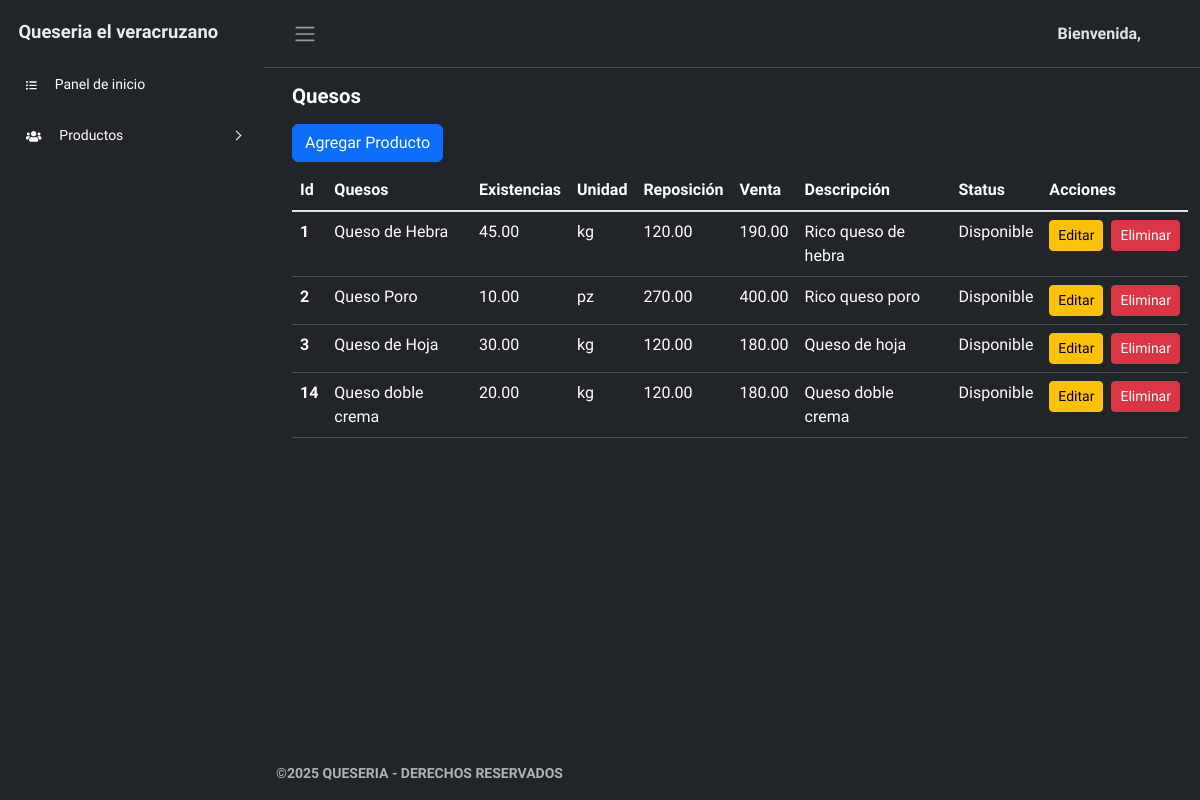
Screenshot of /productos/quesos.php with the database file from the repository.
### tables this page shows
CREATE TABLE `quesos` (
  `id` int(11) NOT NULL,
  `tipo_producto` varchar(255) NOT NULL,
  `existencia` decimal(10,2) NOT NULL DEFAULT 0.00,
  `unidad` enum('pz','kg') NOT NULL,
  `reposicion` decimal(10,2) NOT NULL,
  `venta` decimal(10,2) NOT NULL,
  `descripcion` text DEFAULT NULL,
  `status` enum('Disponible','Agotado') GENERATED ALWAYS AS (case when `existencia` > 0 then 'Disponible' else 'Agotado' end) STORED
);

### productos/quesos.php (the view, shortened to what this page needs)
<?php
require_once $_SERVER['DOCUMENT_ROOT'] . '/queseria/conexion.php';
?>
<!DOCTYPE html>
<html lang="en" data-bs-theme="dark">
<head>
    <link rel="stylesheet" href="../css/bootstrap.min.css">
    <link rel="stylesheet" href="../css/style-admin.css">
    <link rel="stylesheet" href="../assets/sweetalert2.min.css">
</head>
<body>
    <div class="wrapper">
        <?php include '../components/sidebar.php'; ?>
        <div class="main">
            <?php include '../components/navbar.php'; ?>
            <main class="content px-2 py-2">
                <div class="container-fluid mx-2">
                    <div>
                        <h4 class="fw-semibold py-2">Quesos</h6>
                    </div>
                    <button type="button" class="btn btn-primary" data-bs-toggle="modal" data-bs-target="#agregarProductoModal">
                        Agregar Producto
                    </button>
                    <div class="py-2">
                        <table class="table">
                            <thead>
                                <tr>
                                    <th scope="col">Id</th>
                                    <th scope="col">Quesos</th>
                                    <th scope="col">Existencias</th>
                                    <th scope="col">Unidad</th>
                                    <th scope="col">Reposición</th>
                                    <th scope="col">Venta</th>
                                    <th scope="col">Descripción</th>
                                    <th scope="col">Status</th>
                                    <th scope="col">Acciones</th>
                                </tr>
                            </thead>
                            <tbody class="table-group-divider">
                                <?php
                                $stmt = $pdo->query("SELECT * FROM quesos");
                                if ($stmt->rowCount() > 0):
                                    while ($row = $stmt->fetch(PDO::FETCH_ASSOC)):
                                ?>
                                        <tr>
                                            <th scope="row"><?php echo $row['id']; ?></th>
                                            <td><?php echo $row['tipo_producto']; ?></td>
                                            <td><?php echo $row['existencia']; ?></td>
                                            <td><?php echo $row['unidad']; ?></td>
                                            <td><?php echo $row['reposicion']; ?></td>
                                            <td><?php echo $row['venta']; ?></td>
                                            <td><?php echo $row['descripcion']; ?></td>
                                            <td><?php echo $row['existencia'] > 0 ? 'Disponible' : 'Agotado'; ?></td>
                                            <td>
                                                <div class="d-flex gap-2">
                                                    <button type="button" class="btn btn-warning btn-sm" onclick="cargarDatosProducto(<?php echo $row['id']; ?>, 'quesos');">Editar</button>
                                                    <form onsubmit="event.preventDefault(); eliminarProducto(<?php echo $row['id']; ?>, 'quesos');">
                                                        <button type="submit" class="btn btn-danger btn-sm">Eliminar</button>
                                                    </form>
                                                </div>
                                            </td>
                                        </tr>
                                    <?php
                                    endwhile;
                                else:
                                    ?>
                                    <tr>
                                        <td colspan="8">No hay productos registrados.</td>
                                    </tr>
                                <?php endif; ?>
                            </tbody>
                        </table>
                    </div>
            </main>
            <footer class="footer">
                <div class="container-fluid">
                    <div class="row text-muted">
                        <div class="col-6 text-start">
                            <p class="mb-2">
                                <a href="#" class="text-muted">
                                    <p class="fw-bold text-size">©2025 QUESERIA - DERECHOS RESERVADOS</p>
                                </a>
                            </p>
                        </div>
                    </div>
                </div>
            </footer>
        </div>
    </div>
</body>
</html>

### css/style-admin.css (style rules this page uses)
body { overflow-y: scroll; margin: 0; }
.text-size { font-size: 14px; }
a { cursor: pointer; text-decoration: none; }
h4 { font-size: 1.275rem; color: var(--bs-emphasis-color); }
.wrapper { align-items: stretch; display: flex; width: 100%; }
.main { display: flex; flex-direction: column; min-height: 100vh; min-width: 0; overflow: hidden; transition: all 0.35s ease-in-out; width: 100%; background: var(--bs-body-bg); }
.content { flex: 1; max-width: 100vw; width: 100vw; }
@media (min-width:768px) { .content { max-width: auto; width: auto; } }

### rows the page displays
quesos: id "1", tipo_producto "Queso de Hebra", existencia "45.00", unidad "kg", reposicion "120.00", venta "190.00", descripcion "Rico queso de hebra", shows "Disponible"
quesos: id "2", tipo_producto "Queso Poro", existencia "10.00", unidad "pz", reposicion "270.00", venta "400.00", descripcion "Rico queso poro", shows "Disponible"
quesos: id "3", tipo_producto "Queso de Hoja", existencia "30.00", unidad "kg", reposicion "120.00", venta "180.00", descripcion "Queso de hoja", shows "Disponible"
quesos: id "14", tipo_producto "Queso doble crema", existencia "20.00", unidad "kg", reposicion "120.00", venta "180.00", descripcion "Queso doble crema", shows "Disponible"

### other values shown
$saludo "Bienvenida"
